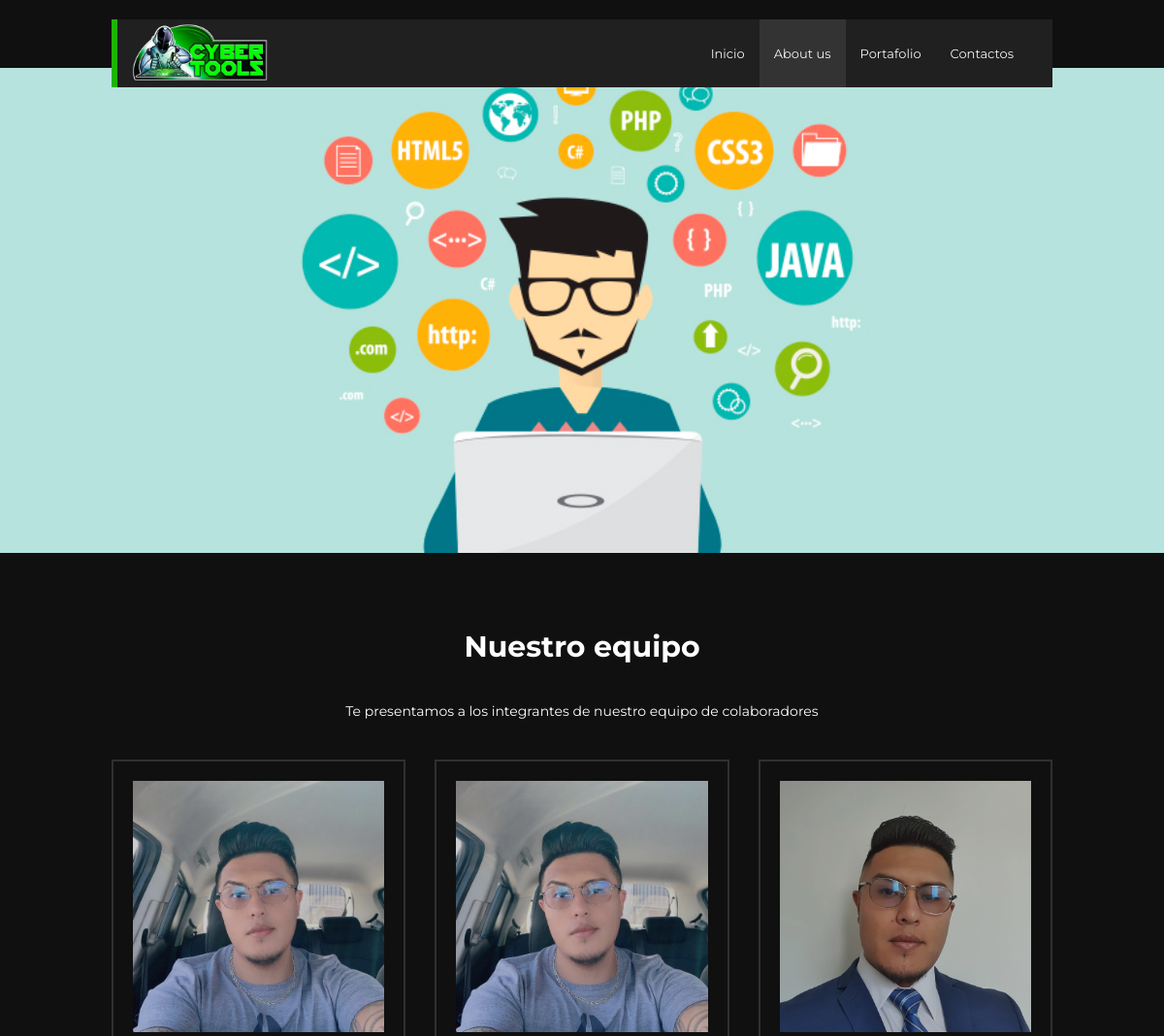
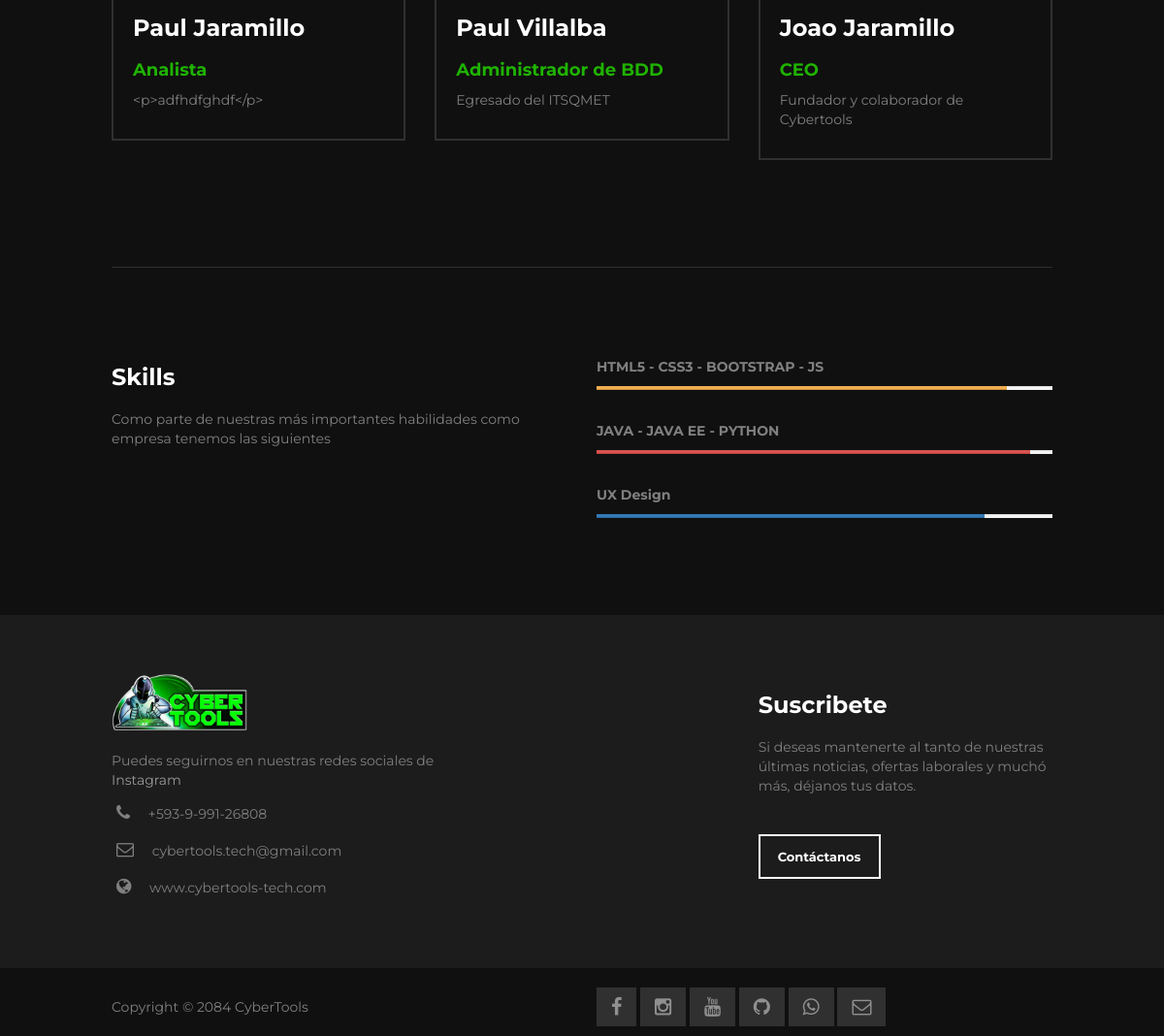
The page /about/ on the database its author committed (2 pictures, top to bottom).
### about/models.py (models this page shows, shortened)
class About(models.Model):
    names = models.CharField(max_length=150,verbose_name='Nombre y Apellido')
    position = models.CharField(max_length=50, verbose_name='Cargo')
    description = RichTextField(verbose_name="Descripción")
    image = models.ImageField(verbose_name='Imagen',upload_to='about')
    created = models.DateTimeField(
        auto_now_add=True, verbose_name='Fecha de Creación')
    updated = models.DateTimeField(
        auto_now=True, verbose_name='Fecha de Actualización')
    class Meta:
        verbose_name = 'Equipo'
        verbose_name_plural = 'Equipo'
        ordering = ['-created']

### social/models.py (models this page shows, shortened)
class Social(models.Model):
    key = models.SlugField(verbose_name= 'Clave', max_length = 100, unique = True)
    name = models.CharField(verbose_name='Red Social', max_length = 200)
    link = models.URLField(verbose_name='Enlace',max_length = 200, null= True, blank=True)
    created = models.DateTimeField(
        auto_now_add=True, verbose_name='Fecha de Creación')
    updated = models.DateTimeField(
        auto_now=True, verbose_name='Fecha de Actualización')
    class Meta:
        verbose_name = 'Red Social'
        verbose_name_plural = 'Redes Sociales'
        ordering = ['name']

### about/views.py (the view)
# urls.py: path('about/', views.about, name='about'),
def about(request):
    about = About.objects.all()  # select
    return render(request, 'about/about.html', {'abouts': about})

### social/processor.py (called while the page is built)
def ctx_dict(request):
    ctx = {}
    socialList = Social.objects.all()
    for social in socialList:
        ctx[social.key]=social.link
    return ctx

### about/templates/about/about.html (shortened to what this page needs)
{% extends 'core/base.html' %}
{% load static %}
{% block content %}
<div id="about-header">
	<div class="container">
		<div class="row">
			<div class="col-md-12 col-sm-12"></div>
		</div>
	</div>
</div>
<div id="team">
	<div class="container">
		<div class="row">
			<div class="col-md-offset-2 col-md-8 col-sm-12">
				<h2>Nuestro equipo</h2>
                <p style="text-align: center"><font color="#FDFEFE">Te presentamos a los integrantes de nuestro equipo de colaboradores</font></p>
			</div>
        </div>
        <div class="row mt30">
			{% for aboutUs in abouts %}
			<div class="col-md-4 col-sm-4 col-xs-9">
				<div class="team-wrapper">
					<img src="{{aboutUs.image.url}}" class="img-responsive" alt="team img">
					<h3>{{aboutUs.names}}</h3>
					<h4>{{aboutUs.position}}</h4>
					<p>{{aboutUs.description}}</p>
				</div>
			</div>
			{% endfor %}
		</div>
        <div class="row mt30">
			<div class="col-md-12 col-sm-12">
				<hr>
			</div>
			<div class="col-md-6 col-sm-6">
				<h3>Skills</h3>
				<p>Como parte de nuestras más importantes habilidades como empresa tenemos las siguientes</p>
			</div>
			<div class="col-md-6 col-sm-6">
				<strong>HTML5 - CSS3 - BOOTSTRAP - JS</strong>
					<div class="progress">
						<div class="progress-bar progress-bar-warning" role="progressbar" aria-valuenow="90" aria-valuemin="0" aria-valuemax="100" style="width: 90%;"></div>
					</div>
				<strong>JAVA - JAVA EE - PYTHON</strong>
					<div class="progress">
						<div class="progress-bar progress-bar-danger" role="progressbar" aria-valuenow="80" aria-valuemin="0" aria-valuemax="100" style="width: 95%;"></div>
					</div>
				<strong>UX Design</strong>
					<div class="progress">
						<div class="progress-bar progress-bar-primary" role="progressbar" aria-valuenow="70" aria-valuemin="0" aria-valuemax="100" style="width: 85%;"></div>
					</div>
			</div>
		</div>
	</div>
</div>
{% endblock %}

### core/static/core/css/templatemo-style.css (style rules this page uses)
body { background: #101010; color: #808080; font-family: 'Montserrat', sans-serif; font-weight: 400; }
@media (min-width: 768px) { .container { width: 700px; } }
@media (min-width: 992px) { .container { width: 900px; } }
@media (min-width: 1200px) { .container { width: 1000px; } }
.mt30 { margin-top: 30px; }
h1,h2,h3,h4 { color: #fff; font-weight: bold; }
h1,h2 { font-size: 30px; }
img { max-width: 100%; height: auto; }
#about-header { background: url('../img/recursosprogramadores04.jpg') no-repeat; background-size: cover; background-position: center; min-height: 500px; padding-top: 160px; }
#team { padding-top: 60px; padding-bottom: 80px; }
#team h2 { padding-bottom: 30px; text-align: center; }
#team h3 { padding-bottom: 10px; }
#team .team-wrapper { border: 2px solid #303030; padding: 20px; }
#team h4 { color: #1FB301; }
#team img { opacity: 0.8; }
#team hr { border-color: #303030; margin-top: 80px; margin-bottom: 80px; }
#team strong { display: inline-block; padding-top: 12px; padding-bottom: 10px; }
#team .progress { border-radius: 0px; height: 4px; }

### rows shown on the page
About: image (picture), names "Paul Jaramillo", position "Analista", description "<p>adfhdfghdf</p>"
About: image (picture), names "Paul Villalba", position "Administrador de BDD", description "Egresado del ITSQMET"
About: image (picture), names "Joao Jaramillo", position "CEO", description "Fundador y colaborador de Cybertools"
